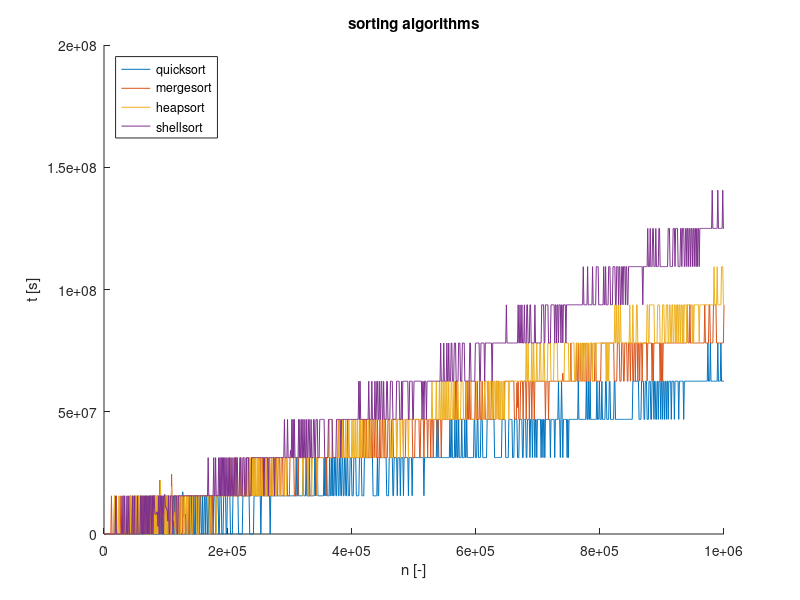

The MATLAB script that drew this image:
clear;clc;close all;

fid=fopen('quicksort.txt');
data=textscan(fid,'%d %f');
fclose(fid);
x=data{1};
quicksort_y=data{2};

fid=fopen('mergesort.txt');
data=textscan(fid,'%d %f');
fclose(fid);
mergesort_y=data{2};

fid=fopen('heapsort.txt');
data=textscan(fid,'%d %f');
fclose(fid);
heapsort_y=data{2};

fid=fopen('shellsort_2n.txt');
data=textscan(fid,'%d %f');
fclose(fid);
shellsort_y=data{2};


figure;
title('sorting algorithms');
xlabel('n [-]');
ylabel('t [s]');
hold on;
plot(x,quicksort_y);
plot(x,mergesort_y);
plot(x,heapsort_y);
plot(x,shellsort_y);
legend('quicksort','mergesort','heapsort','shellsort','Location','northwest');
hold off;